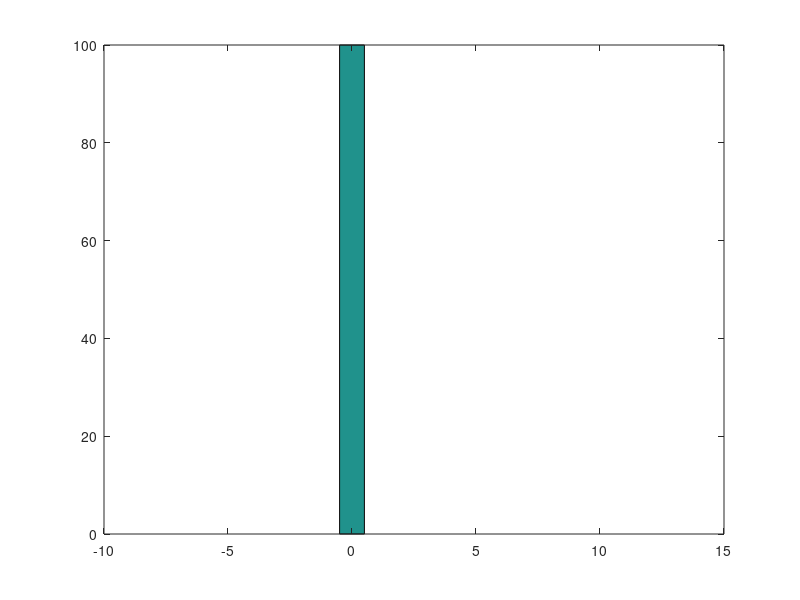

Here is the MATLAB script that generated this plot:
%Script File: Histograms of the error (dot3)
%Histograms of randn(5,1) with 20 bins
close all
err = zeros(100:1);
for k=1:100
    x = randn(5,1);
    y = randn(5,1);
    err(k) = x'*y-dot(x,y);
end
hist (err,20)
